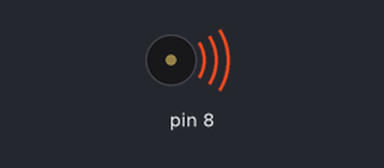
The sketch below on a simulated Arduino Uno, built with avr-gcc and run on an emulated ATmega328P. On the bench: buzzer (waves = sounding).

Above: at 0.1 s.
At 2.2 s:
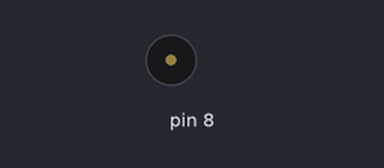
Timing chart, 0 to 3.7 s (numbered marks = the images above):
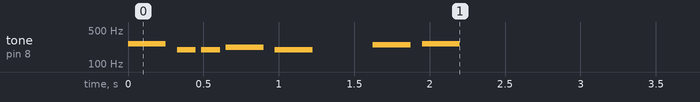

The sketch:

0520_Buzzer_Basic02.ino
```cpp
#include "pitches.h"

// 음 높이
int melody[] = {
  NOTE_C4, NOTE_G3, NOTE_G3, NOTE_A3, NOTE_G3, 0, NOTE_B3, NOTE_C4
};

// 음 길이
int noteDurations[] = {
  4, 8, 8, 4, 4, 4, 4, 4
};

void setup() {
  // iterate over the notes of the melody:
  for (int thisNote = 0; thisNote < 8; thisNote++) {
    int noteDuration = 1000 / noteDurations[thisNote];
    tone(8, melody[thisNote], noteDuration);
    int pauseBetweenNotes = noteDuration * 1.30;
    delay(pauseBetweenNotes);
    noTone(8);
  }
}

void loop() {
  // no need to repeat the melody.
}
```
